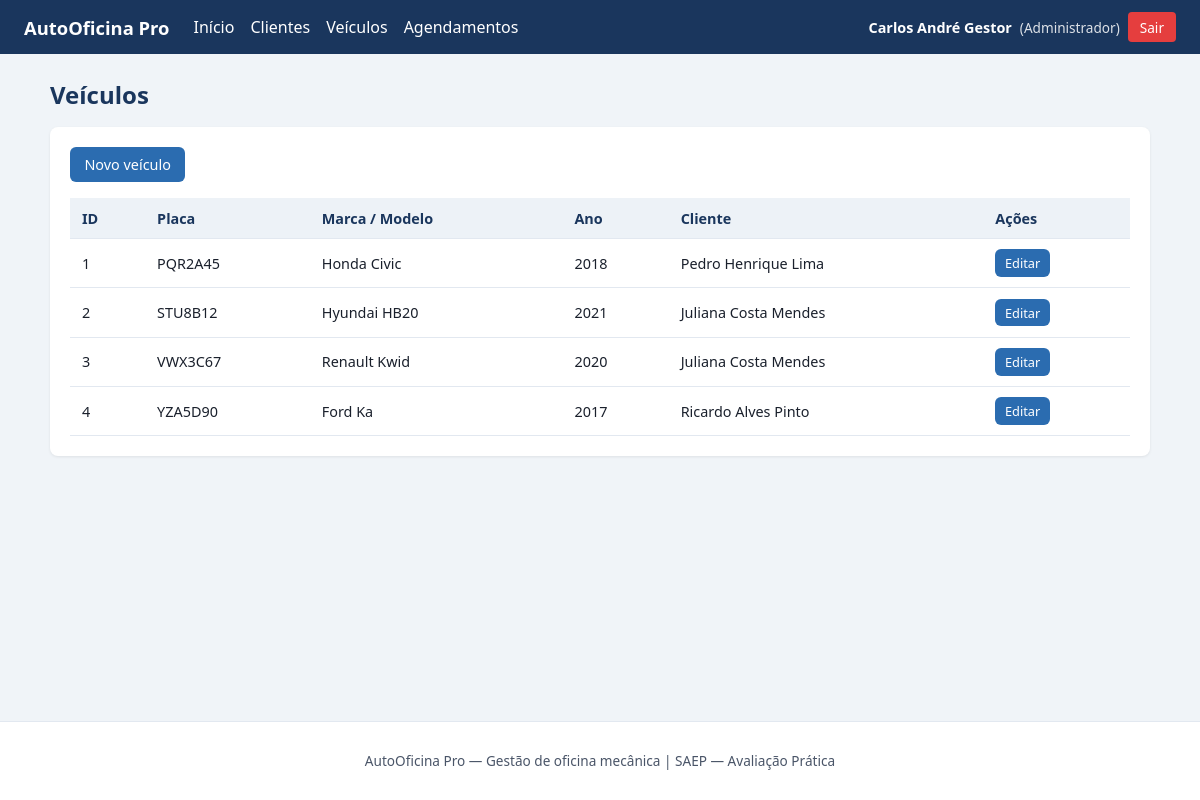
Page /sistema/veiculos/listar.php (signed in) on the committed database.
### tables this page shows
CREATE TABLE veiculos (
  id INT AUTO_INCREMENT PRIMARY KEY,
  cliente_id INT NOT NULL,
  placa VARCHAR(10) NOT NULL,
  marca VARCHAR(50) NOT NULL,
  modelo VARCHAR(50) NOT NULL,
  ano INT NULL,
  CONSTRAINT fk_veiculos_cliente
    FOREIGN KEY (cliente_id) REFERENCES clientes(id)
    ON UPDATE CASCADE ON DELETE RESTRICT
);

CREATE TABLE clientes (
  id INT AUTO_INCREMENT PRIMARY KEY,
  nome VARCHAR(100) NOT NULL,
  cpf VARCHAR(255) NOT NULL COMMENT 'CPF criptografado AES-256-CBC',
  telefone VARCHAR(20) NULL,
  email VARCHAR(120) NULL
);

### sistema/veiculos/listar.php (the view, shortened to what this page needs)
<?php
require_once __DIR__ . "/../config/conexao.php";
$sql = "SELECT v.id, v.placa, v.marca, v.modelo, v.ano, c.nome AS cliente_nome, c.id AS cliente_id
        FROM veiculos v
        INNER JOIN clientes c ON c.id = v.cliente_id
        ORDER BY v.placa";
$veiculos = $conn->query($sql);
require __DIR__ . "/../includes/header.php";
?>
<h1 class="page-title">Veículos</h1>
<div class="card">
    <div class="toolbar">
        <a class="btn" href="cadastrar.php">Novo veículo</a>
    </div>
    <?php if ($veiculos->num_rows === 0): ?>
        <p class="empty">Nenhum veículo cadastrado.</p>
    <?php else: ?>
        <table class="data">
            <thead>
            <tr>
                <th>ID</th>
                <th>Placa</th>
                <th>Marca / Modelo</th>
                <th>Ano</th>
                <th>Cliente</th>
                <th>Ações</th>
            </tr>
            </thead>
            <tbody>
            <?php while ($v = $veiculos->fetch_assoc()): ?>
                <tr>
                    <td><?= (int)$v["id"] ?></td>
                    <td><?= htmlspecialchars($v["placa"]) ?></td>
                    <td><?= htmlspecialchars($v["marca"] . " " . $v["modelo"]) ?></td>
                    <td><?= $v["ano"] !== null ? (int)$v["ano"] : "-" ?></td>
                    <td><?= htmlspecialchars($v["cliente_nome"]) ?></td>
                    <td>
                        <a class="btn btn-sm" href="editar.php?id=<?= (int)$v["id"] ?>">Editar</a>
                    </td>
                </tr>
            <?php endwhile; ?>
            </tbody>
        </table>
    <?php endif; ?>
</div>
<?php require __DIR__ . "/../includes/footer.php"; ?>

### sistema/css/style.css (style rules this page uses)
:root { --azul: #1a365d; --azul-m: #2b6cb0; --cinza: #4a5568; --fundo: #f0f4f8; --branco: #fff; --ok: #276749; --erro: #c53030; --borda: #e2e8f0; }
* { box-sizing: border-box; }
body { margin: 0; font-family: system-ui, -apple-system, Segoe UI, Roboto, sans-serif; background: var(--fundo); color: #1a202c; min-height: 100vh; display: flex; flex-direction: column; }
h1.page-title { margin: 0 0 1rem; color: var(--azul); font-size: 1.5rem; }
.card { background: var(--branco); border-radius: 8px; padding: 1.25rem; box-shadow: 0 1px 3px rgba(0,0,0,0.08); margin-bottom: 1.25rem; }
.toolbar { display: flex; flex-wrap: wrap; gap: 0.75rem; align-items: center; margin-bottom: 1rem; }
.btn { display: inline-block; padding: 0.5rem 0.9rem; border-radius: 6px; border: none; cursor: pointer; font-size: 0.9rem; text-decoration: none; color: white; background: var(--azul-m); }
.btn-sm { padding: 0.3rem 0.6rem; font-size: 0.8rem; }
table.data { width: 100%; border-collapse: collapse; font-size: 0.9rem; }
table.data th, table.data td { padding: 0.65rem 0.75rem; text-align: left; border-bottom: 1px solid var(--borda); }
table.data th { background: #edf2f7; color: var(--azul); font-weight: 600; }

### rows in the picture
veiculos: id "1", placa "PQR2A45", marca+modelo "Honda Civic", ano "2018", cliente.nome "Pedro Henrique Lima"
veiculos: id "2", placa "STU8B12", marca+modelo "Hyundai HB20", ano "2021", cliente.nome "Juliana Costa Mendes"
veiculos: id "3", placa "VWX3C67", marca+modelo "Renault Kwid", ano "2020", cliente.nome "Juliana Costa Mendes"
veiculos: id "4", placa "YZA5D90", marca+modelo "Ford Ka", ano "2017", cliente.nome "Ricardo Alves Pinto"

### other values in the picture
$u["nome"] "Carlos André Gestor"
$u["perfil"] "Administrador"
